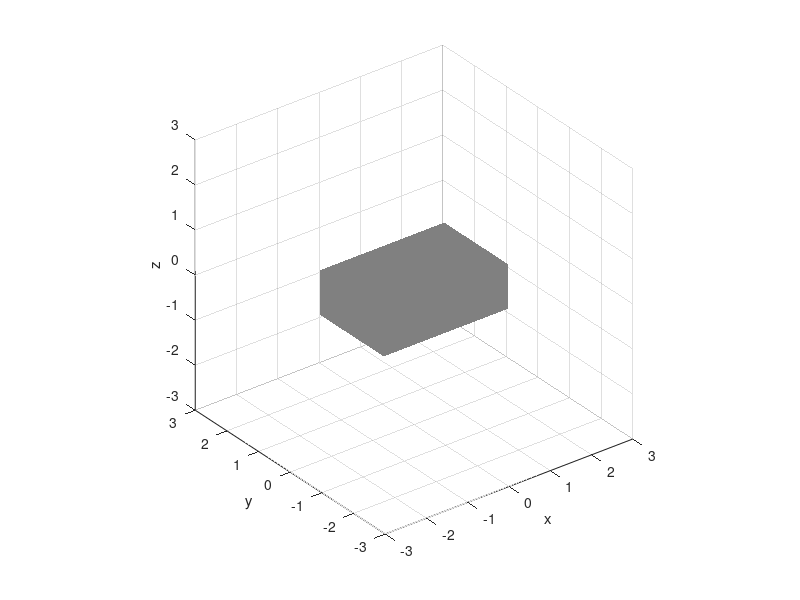

Here is the MATLAB script that generated this plot: (Note: this script raises an error after producing the figure.)
%% Animate a cube using patch and store as an AVI file
% The figure and box are created as in PatchAnimation. This time we use a
% VideoWriter to store the frames in a movie.

%% Copyright
% Copyright (c) 2015 Princeton Satellite Systems, Inc.
% All rights reserved.

%% Box design
x = 3;
y = 2;
z = 1;

% Faces
f   = [2 3 6;3 7 6;3 4 8;3 8 7;4 5 8;4 1 5;2 6 5;2 5 1;1 3 2;1 4 3;5 6 7;5 7 8];

% Vertices
v = [-x  x  x -x -x  x  x -x;...
     -y -y  y  y -y -y  y  y;...
     -z -z -z -z  z  z  z  z]'/2;

%% Draw the object
h = figure('name','Box');
p = patch('vertices',v,'faces',f,'facecolor',[0.5 0.5 0.5],...
          'linestyle','none');
set(gca,'DataAspectRatio',[1 1 1],'DataAspectRatioMode','manual')
axis([-3 3 -3 3 -3 3])
grid on
xlabel('x')
ylabel('y')
zlabel('z')
view(3)
rotate3d on

%% Animate
n = 100;
a = linspace(0,8*pi,n);
c = cos(a);
s = sin(a);

% Create a video file
vObj = VideoWriter('RotatingBox.avi');
open(vObj);

tic
for k = 1:n
  pause(0.01);
  b   = [c(k) 0 s(k);0 1 0;-s(k) 0 c(k)];
  vK  = (b*v')';
  set(p,'vertices',vK);
  writeVideo(vObj,getframe(h));
end
toc

close(h)
close(vObj)
  